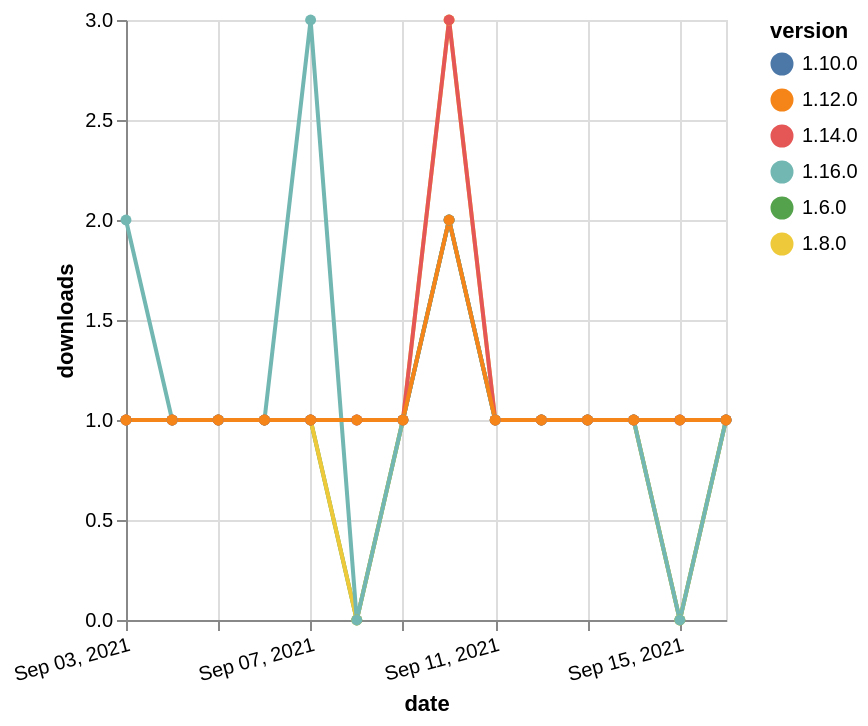

The specification (Vega-Lite) saved for this image:
### Vega-Lite specification from a JSON file in a GitHub repository (floating-point values rounded to 4 significant figures)
{"$schema": "https://vega.github.io/schema/vega-lite/v5.json", "description": "A simple bar chart with embedded data.", "data": {"values": [{"date": "2021-09-03", "total": 250, "delta": 1, "version": "1.6.0"}, {"date": "2021-09-04", "total": 251, "delta": 1, "version": "1.6.0"}, {"date": "2021-09-05", "total": 252, "delta": 1, "version": "1.6.0"}, {"date": "2021-09-06", "total": 253, "delta": 1, "version": "1.6.0"}, {"date": "2021-09-07", "total": 254, "delta": 1, "version": "1.6.0"}, {"date": "2021-09-08", "total": 254, "delta": 0, "version": "1.6.0"}, {"date": "2021-09-09", "total": 255, "delta": 1, "version": "1.6.0"}, {"date": "2021-09-10", "total": 257, "delta": 2, "version": "1.6.0"}, {"date": "2021-09-11", "total": 258, "delta": 1, "version": "1.6.0"}, {"date": "2021-09-12", "total": 259, "delta": 1, "version": "1.6.0"}, {"date": "2021-09-13", "total": 260, "delta": 1, "version": "1.6.0"}, {"date": "2021-09-14", "total": 261, "delta": 1, "version": "1.6.0"}, {"date": "2021-09-15", "total": 261, "delta": 0, "version": "1.6.0"}, {"date": "2021-09-16", "total": 262, "delta": 1, "version": "1.6.0"}, {"date": "2021-09-03", "total": 360, "delta": 1, "version": "1.8.0"}, {"date": "2021-09-04", "total": 361, "delta": 1, "version": "1.8.0"}, {"date": "2021-09-05", "total": 362, "delta": 1, "version": "1.8.0"}, {"date": "2021-09-06", "total": 363, "delta": 1, "version": "1.8.0"}, {"date": "2021-09-07", "total": 364, "delta": 1, "version": "1.8.0"}, {"date": "2021-09-08", "total": 364, "delta": 0, "version": "1.8.0"}, {"date": "2021-09-09", "total": 365, "delta": 1, "version": "1.8.0"}, {"date": "2021-09-10", "total": 368, "delta": 3, "version": "1.8.0"}, {"date": "2021-09-11", "total": 369, "delta": 1, "version": "1.8.0"}, {"date": "2021-09-12", "total": 370, "delta": 1, "version": "1.8.0"}, {"date": "2021-09-13", "total": 371, "delta": 1, "version": "1.8.0"}, {"date": "2021-09-14", "total": 372, "delta": 1, "version": "1.8.0"}, {"date": "2021-09-15", "total": 372, "delta": 0, "version": "1.8.0"}, {"date": "2021-09-16", "total": 373, "delta": 1, "version": "1.8.0"}, {"date": "2021-09-03", "total": 200, "delta": 1, "version": "1.10.0"}, {"date": "2021-09-04", "total": 201, "delta": 1, "version": "1.10.0"}, {"date": "2021-09-05", "total": 202, "delta": 1, "version": "1.10.0"}, {"date": "2021-09-06", "total": 203, "delta": 1, "version": "1.10.0"}, {"date": "2021-09-07", "total": 204, "delta": 1, "version": "1.10.0"}, {"date": "2021-09-08", "total": 205, "delta": 1, "version": "1.10.0"}, {"date": "2021-09-09", "total": 206, "delta": 1, "version": "1.10.0"}, {"date": "2021-09-10", "total": 208, "delta": 2, "version": "1.10.0"}, {"date": "2021-09-11", "total": 209, "delta": 1, "version": "1.10.0"}, {"date": "2021-09-12", "total": 210, "delta": 1, "version": "1.10.0"}, {"date": "2021-09-13", "total": 211, "delta": 1, "version": "1.10.0"}, {"date": "2021-09-14", "total": 212, "delta": 1, "version": "1.10.0"}, {"date": "2021-09-15", "total": 213, "delta": 1, "version": "1.10.0"}, {"date": "2021-09-16", "total": 214, "delta": 1, "version": "1.10.0"}, {"date": "2021-09-03", "total": 130, "delta": 2, "version": "1.16.0"}, {"date": "2021-09-04", "total": 131, "delta": 1, "version": "1.16.0"}, {"date": "2021-09-05", "total": 132, "delta": 1, "version": "1.16.0"}, {"date": "2021-09-06", "total": 133, "delta": 1, "version": "1.16.0"}, {"date": "2021-09-07", "total": 136, "delta": 3, "version": "1.16.0"}, {"date": "2021-09-08", "total": 136, "delta": 0, "version": "1.16.0"}, {"date": "2021-09-09", "total": 137, "delta": 1, "version": "1.16.0"}, {"date": "2021-09-10", "total": 139, "delta": 2, "version": "1.16.0"}, {"date": "2021-09-11", "total": 140, "delta": 1, "version": "1.16.0"}, {"date": "2021-09-12", "total": 141, "delta": 1, "version": "1.16.0"}, {"date": "2021-09-13", "total": 142, "delta": 1, "version": "1.16.0"}, {"date": "2021-09-14", "total": 143, "delta": 1, "version": "1.16.0"}, {"date": "2021-09-15", "total": 143, "delta": 0, "version": "1.16.0"}, {"date": "2021-09-16", "total": 144, "delta": 1, "version": "1.16.0"}, {"date": "2021-09-03", "total": 201, "delta": 1, "version": "1.14.0"}, {"date": "2021-09-04", "total": 202, "delta": 1, "version": "1.14.0"}, {"date": "2021-09-05", "total": 203, "delta": 1, "version": "1.14.0"}, {"date": "2021-09-06", "total": 204, "delta": 1, "version": "1.14.0"}, {"date": "2021-09-07", "total": 205, "delta": 1, "version": "1.14.0"}, {"date": "2021-09-08", "total": 206, "delta": 1, "version": "1.14.0"}, {"date": "2021-09-09", "total": 207, "delta": 1, "version": "1.14.0"}, {"date": "2021-09-10", "total": 210, "delta": 3, "version": "1.14.0"}, {"date": "2021-09-11", "total": 211, "delta": 1, "version": "1.14.0"}, {"date": "2021-09-12", "total": 212, "delta": 1, "version": "1.14.0"}, {"date": "2021-09-13", "total": 213, "delta": 1, "version": "1.14.0"}, {"date": "2021-09-14", "total": 214, "delta": 1, "version": "1.14.0"}, {"date": "2021-09-15", "total": 215, "delta": 1, "version": "1.14.0"}, {"date": "2021-09-16", "total": 216, "delta": 1, "version": "1.14.0"}, {"date": "2021-09-03", "total": 174, "delta": 1, "version": "1.12.0"}, {"date": "2021-09-04", "total": 175, "delta": 1, "version": "1.12.0"}, {"date": "2021-09-05", "total": 176, "delta": 1, "version": "1.12.0"}, {"date": "2021-09-06", "total": 177, "delta": 1, "version": "1.12.0"}, {"date": "2021-09-07", "total": 178, "delta": 1, "version": "1.12.0"}, {"date": "2021-09-08", "total": 179, "delta": 1, "version": "1.12.0"}, {"date": "2021-09-09", "total": 180, "delta": 1, "version": "1.12.0"}, {"date": "2021-09-10", "total": 182, "delta": 2, "version": "1.12.0"}, {"date": "2021-09-11", "total": 183, "delta": 1, "version": "1.12.0"}, {"date": "2021-09-12", "total": 184, "delta": 1, "version": "1.12.0"}, {"date": "2021-09-13", "total": 185, "delta": 1, "version": "1.12.0"}, {"date": "2021-09-14", "total": 186, "delta": 1, "version": "1.12.0"}, {"date": "2021-09-15", "total": 187, "delta": 1, "version": "1.12.0"}, {"date": "2021-09-16", "total": 188, "delta": 1, "version": "1.12.0"}]}, "width": "container", "mark": {"type": "line", "point": {"filled": true}}, "encoding": {"x": {"field": "date", "type": "temporal", "timeUnit": "yearmonthdate", "title": "date", "axis": {"labelAngle": -15}}, "y": {"field": "delta", "type": "quantitative", "title": "downloads"}, "color": {"field": "version", "type": "nominal"}, "tooltip": {"field": "delta"}}}
